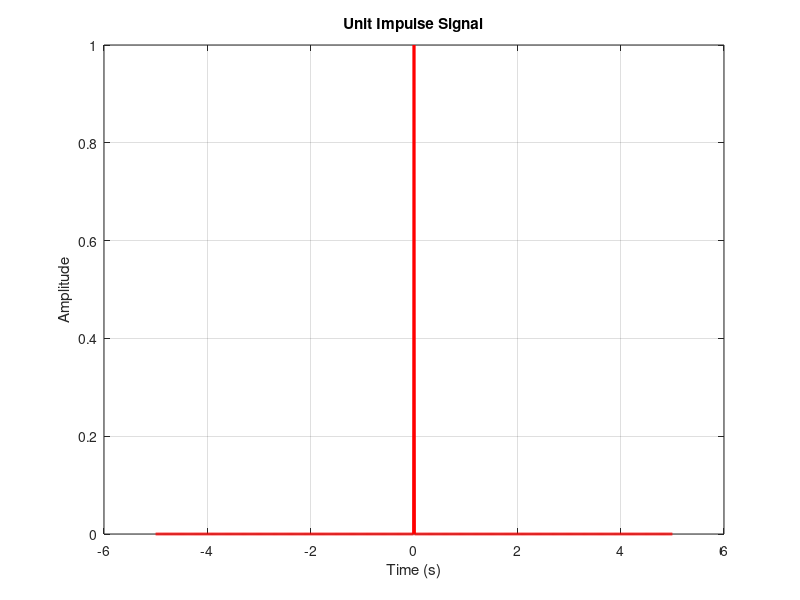
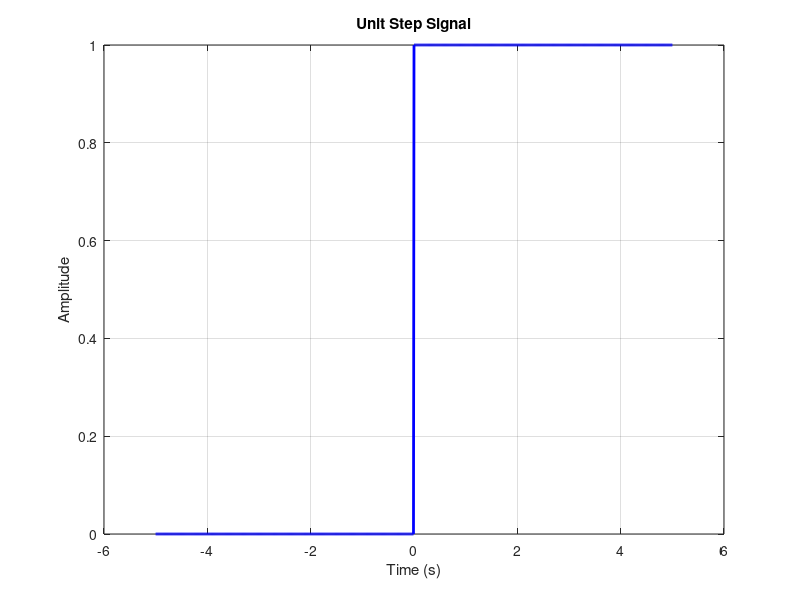
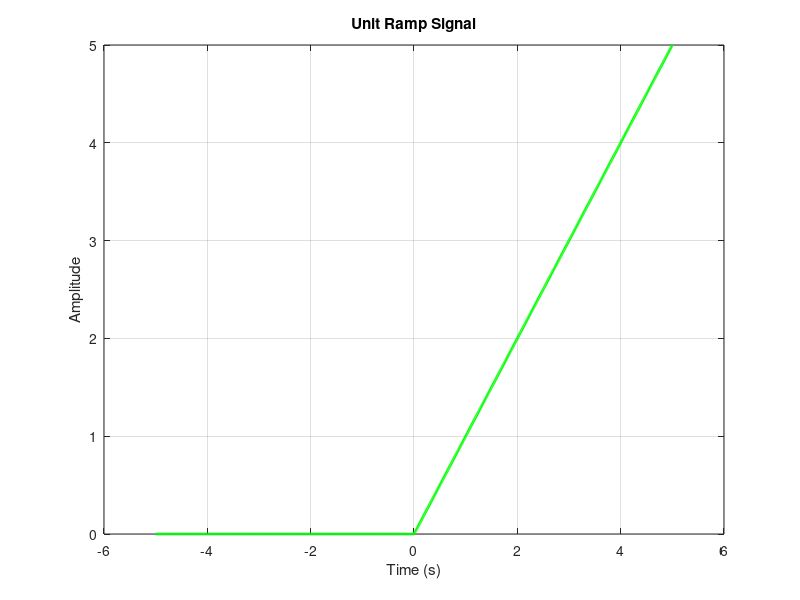
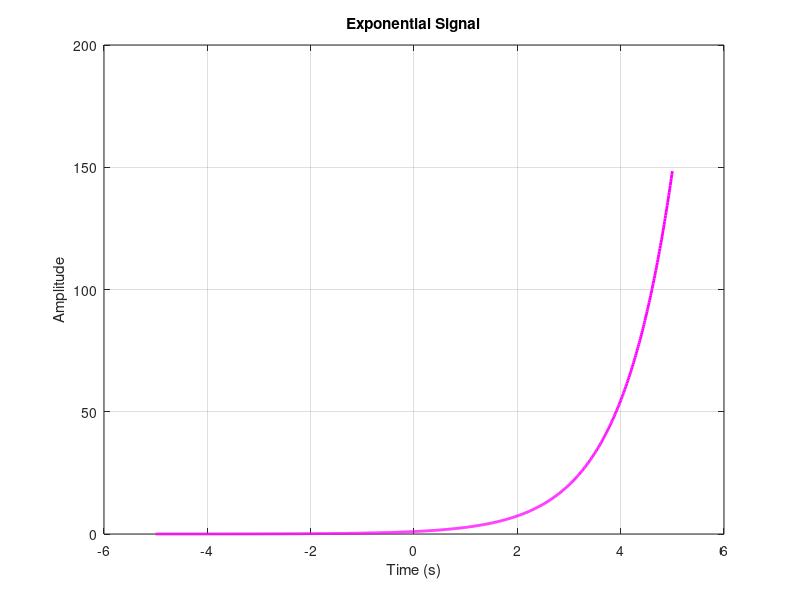

MATLAB code to generate these figures, in order:
% Define the time vector for continuous signals
t = -5:0.01:5; % Time from -5 to 5 with a step of 0.01

% Unit Impulse
impulse = zeros(size(t)); % Initialize impulse signal
impulse(t == 0) = 1; % Set value at t=0 to 1
figure; % Create a new figure
plot(t, impulse, 'r', 'LineWidth', 2); % Plot impulse signal
title('Unit Impulse Signal'); % Title
xlabel('Time (s)'); % X-axis label
ylabel('Amplitude'); % Y-axis label
grid on; % Enable grid

% Unit Step
step = t >= 0; % Step function is 1 for t >= 0
figure; % Create a new figure
plot(t, step, 'b', 'LineWidth', 2); % Plot step signal
title('Unit Step Signal'); % Title
xlabel('Time (s)'); % X-axis label
ylabel('Amplitude'); % Y-axis label
grid on; % Enable grid

% Unit Ramp
ramp = t .* (t >= 0); % Ramp function is t for t >= 0
figure; % Create a new figure
plot(t, ramp, 'g', 'LineWidth', 2); % Plot ramp signal
title('Unit Ramp Signal'); % Title
xlabel('Time (s)'); % X-axis label
ylabel('Amplitude'); % Y-axis label
grid on; % Enable grid

% Exponential Signal
exponential = exp(t); % Exponential function e^t
figure; % Create a new figure
plot(t, exponential, 'm', 'LineWidth', 2); % Plot exponential signal
title('Exponential Signal'); % Title
xlabel('Time (s)'); % X-axis label
ylabel('Amplitude'); % Y-axis label
grid on; % Enable grid

% Signum Signal
signum = sign(t); % Signum function
figure; % Create a new figure
plot(t, signum, 'c', 'LineWidth', 2); % Plot signum signal
title('Signum Signal'); % Title
xlabel('Time (s)'); % X-axis label
ylabel('Amplitude'); % Y-axis label
grid on; % Enable grid

% Sinc Signal
sinc_signal = sinc(t); % Sinc function (normalized)
figure; % Create a new figure
plot(t, sinc_signal, 'k', 'LineWidth', 2); % Plot sinc signal
title('Sinc Signal'); % Title
xlabel('Time (s)'); % X-axis label
ylabel('Amplitude'); % Y-axis label
grid on; % Enable grid
